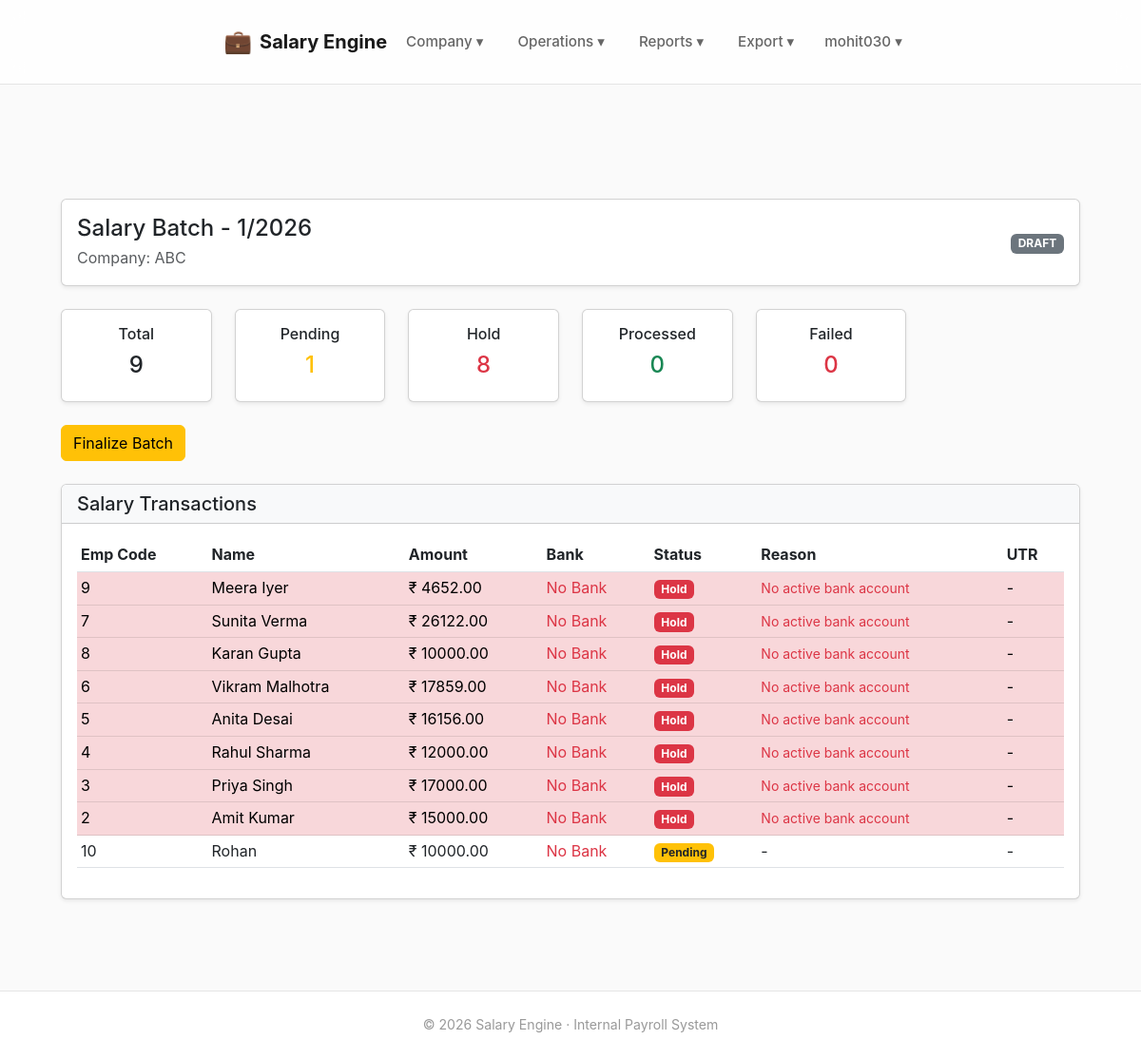
The page /payroll/batch/1/ (signed in) on the database its author committed.
### payroll/models.py (models this page shows, shortened)
class SalaryBatch(models.Model):
    STATUS_CHOICES = [
        ("DRAFT", "Draft"),
        ("EXPORTED", "Exported to Bank"),
        ("COMPLETED", "Completed"),
        ("REVERSED", "Reversed"),
    ]
    company = models.ForeignKey(Company, on_delete=models.CASCADE)
    month = models.PositiveIntegerField()
    year = models.PositiveIntegerField()
    status = models.CharField(
        max_length=20,
        choices=STATUS_CHOICES,
        default="DRAFT"
    )
    reversal_reason = models.TextField(
        null=True,
        blank=True,
        help_text="Reason for reversing this batch (admin only)"
    )
    created_at = models.DateTimeField(auto_now_add=True)
    class Meta:
        unique_together = ("company", "month", "year")
        ordering = ["-year", "-month"]

class SalaryTransaction(models.Model):
    STATUS_CHOICES =[
        ("DRAFT", "Draft"),
        ("READY", "Ready for Export"),
        ("EXPORTED", "Exported to Bank"),
        ("COMPLETED", "Completed"),
        ("REVERSED", "Reversed"),
        ("PENDING", "Pending"),
        ("HOLD", "Hold"),
        ("PROCESSED", "Processed"),
        ("FAILED", "Failed"),
        ("CANCELLED", "Cancelled"),
    ]
    batch = models.ForeignKey(
        SalaryBatch,
        on_delete=models.CASCADE,
        related_name="transactions"
    )
    employee = models.ForeignKey(
        Employee,
        on_delete=models.CASCADE,
        related_name="salary_transactions"
    )
    salary_amount = models.DecimalField(
        max_digits=10,
        decimal_places=2
    )
    account_number = models.CharField(
        max_length=30,
        null=True,
        blank=True
    )
    ifsc = models.CharField(
        max_length=15,
        null=True,
        blank=True
    )
    status = models.CharField(
        max_length=20,
        choices=STATUS_CHOICES,
        default="PENDING"
    )
    hold_reason = models.CharField(
        max_length=255,
        null=True,
        blank=True
    )
    failure_reason = models.CharField(
        max_length=255,
        null=True,
        blank=True
    )
    utr = models.CharField(
        max_length=100,
        null=True,
        blank=True
    )
    bank_response_at = models.DateTimeField(
        null=True,
        blank=True
    )
    created_at = models.DateTimeField(auto_now_add=True)
    class Meta:
        unique_together = ("batch", "employee")
        indexes = [
            models.Index(fields=["employee"]),
            models.Index(fields=["batch"]),
            models.Index(fields=["status"]),
        ]
        ordering = ["-created_at"]

### companies/models.py (models this page shows, shortened)
class Company(models.Model):
    organisation = models.ForeignKey(
        Organisation,
        on_delete=models.CASCADE,
        related_name="companies"
    )
    site_code = models.PositiveIntegerField()
    name = models.CharField(max_length=200)
    address = models.TextField(blank=True)
    gst_number = models.CharField(
        max_length=15,
        blank=True,
        help_text="15-character GSTIN"
    )
    contact_name = models.CharField(max_length=150, blank=True)
    contact_phone = models.CharField(max_length=20, blank=True)
    contact_email = models.EmailField(blank=True)
    is_active = models.BooleanField(default=True)
    class Meta:
        unique_together = ("organisation", "site_code")
        ordering = ["site_code"]

### employees/models.py (models this page shows, shortened)
class Employee(models.Model):
    company = models.ForeignKey(
        Company,
        on_delete=models.PROTECT,
        related_name="employees"
    )
    emp_code = models.CharField(max_length=50)
    name = models.CharField(max_length=200)
    father_name = models.CharField(max_length=200, blank=True)
    uan_number = models.CharField(max_length=20, unique=True, null=True, blank=True)
    esic_number = models.CharField(max_length=20, unique=True, null=True, blank=True)
    document_number = models.CharField(max_length=50, unique=True, null=True, blank=True)
    default_salary = models.DecimalField(max_digits=10, decimal_places=2, null=True, blank=True)
    joining_date = models.DateField()
    exit_date = models.DateField(null=True, blank=True)
    created_at = models.DateTimeField(auto_now_add=True)
    approved_by = models.ForeignKey(User, null=True, blank=True, on_delete=models.SET_NULL,
                                    related_name="approved_employees")
    class Meta:
        unique_together = ("company", "emp_code")
        ordering = ["emp_code"]

### payroll/views.py (the view)
# urls.py: path("batch/<int:batch_id>/", views.salary_batch_detail, name="batch_detail"),
@login_required
def salary_batch_detail(request, batch_id):
    batch = get_object_or_404(SalaryBatch, id=batch_id)
    transactions = batch.transactions.select_related("employee")
    summary = {
        "total": transactions.count(),
        "pending": transactions.filter(status="PENDING").count(),
        "hold": transactions.filter(status="HOLD").count(),
        "processed": transactions.filter(status="PROCESSED").count(),
        "failed": transactions.filter(status="FAILED").count(),
    }
    return render(
        request,
        "payroll/batch_detail.html",
        {
            "batch": batch,
            "transactions": transactions,
            "summary": summary,
        }
    )

### dashboard/context_processors.py (called while the page is built)
def approval_badges(request):
    if not request.user.is_authenticated or not request.user.is_staff:
        return {}
    return {
        "approval_badges": {
            "employee_drafts": EmployeeDraft.objects.filter(status="PENDING").count(),
            "employee_changes": EmployeeChangeRequest.objects.filter(status="PENDING").count(),
            "bank_changes": BankChangeRequest.objects.filter(status="PENDING").count(),
        }
    }

### templates/payroll/batch_detail.html (shortened to what this page needs)
{% extends "base.html" %}
{% block content %}
<div class="container mt-4">
  <div class="card shadow-sm mb-4">
    <div class="card-body d-flex justify-content-between align-items-center">
      <div>
        <h4 class="mb-1">
          Salary Batch - {{ batch.month }}/{{ batch.year }}
        </h4>
        <p class="mb-0 text-muted">
          Company: {{ batch.company.name }}
        </p>
      </div>
      <div>
        {% if batch.status == "DRAFT" %}
          <span class="badge bg-secondary">DRAFT</span>
        {% elif batch.status == "READY" %}
          <span class="badge bg-warning text-dark">READY</span>
        {% elif batch.status == "EXPORTED" %}
          <span class="badge bg-primary">EXPORTED</span>
        {% elif batch.status == "COMPLETED" %}
          <span class="badge bg-success">COMPLETED</span>
        {% elif batch.status == "REVERSED" %}
          <span class="badge bg-danger">REVERSED</span>
        {% endif %}
      </div>
    </div>
  </div>
  <div class="row mb-4">
    <div class="col-md-2">
      <div class="card text-center shadow-sm">
        <div class="card-body">
          <h6>Total</h6>
          <h4>{{ summary.total }}</h4>
        </div>
      </div>
    </div>
    <div class="col-md-2">
      <div class="card text-center shadow-sm">
        <div class="card-body">
          <h6>Pending</h6>
          <h4 class="text-warning">{{ summary.pending }}</h4>
        </div>
      </div>
    </div>
    <div class="col-md-2">
      <div class="card text-center shadow-sm">
        <div class="card-body">
          <h6>Hold</h6>
          <h4 class="text-danger">{{ summary.hold }}</h4>
        </div>
      </div>
    </div>
    <div class="col-md-2">
      <div class="card text-center shadow-sm">
        <div class="card-body">
          <h6>Processed</h6>
          <h4 class="text-success">{{ summary.processed }}</h4>
        </div>
      </div>
    </div>
    <div class="col-md-2">
      <div class="card text-center shadow-sm">
        <div class="card-body">
          <h6>Failed</h6>
          <h4 class="text-danger">{{ summary.failed }}</h4>
        </div>
      </div>
    </div>
  </div>
  <div class="mb-4">
    {% if batch.status == "DRAFT" %}
      <a href="{% url 'payroll:finalize_batch' batch.id %}"
         class="btn btn-warning">
        Finalize Batch
      </a>
    {% endif %}
  </div>
  <div class="card shadow-sm">
    <div class="card-header bg-light">
      <h5 class="mb-0">Salary Transactions</h5>
    </div>
    <div class="card-body table-responsive">
      <table class="table table-sm table-hover align-middle">
        <thead>
          <tr>
            <th>Emp Code</th>
            <th>Name</th>
            <th>Amount</th>
            <th>Bank</th>
            <th>Status</th>
            <th>Reason</th>
            <th>UTR</th>
          </tr>
        </thead>
        <tbody>
          {% for txn in transactions %}
            <tr
              {% if txn.status == "HOLD" %}
                class="table-danger"
              {% elif txn.status == "FAILED" %}
                class="table-warning"
              {% endif %}
            >
              <td>{{ txn.employee.emp_code }}</td>
              <td>{{ txn.employee.name }}</td>
              <td>₹ {{ txn.salary_amount }}</td>
              <td>
                {% if txn.account_number %}
                  {{ txn.account_number }}<br>
                  <small class="text-muted">{{ txn.ifsc }}</small>
                {% else %}
                  <span class="text-danger">No Bank</span>
                {% endif %}
              </td>
              <td>
                {% if txn.status == "PENDING" %}
                  <span class="badge bg-warning text-dark">Pending</span>
                {% elif txn.status == "HOLD" %}
                  <span class="badge bg-danger">Hold</span>
                {% elif txn.status == "PROCESSED" %}
                  <span class="badge bg-success">Processed</span>
                {% elif txn.status == "FAILED" %}
                  <span class="badge bg-danger">Failed</span>
                {% elif txn.status == "CANCELLED" %}
                  <span class="badge bg-secondary">Cancelled</span>
                {% endif %}
              </td>
              <td>
                {% if txn.hold_reason %}
                  <small class="text-danger">{{ txn.hold_reason }}</small>
                {% elif txn.failure_reason %}
                  <small class="text-danger">{{ txn.failure_reason }}</small>
                {% else %}
                  -
                {% endif %}
              </td>
              <td>
                {{ txn.utr|default:"-" }}
              </td>
            </tr>
          {% empty %}
            <tr>
              <td colspan="7" class="text-center text-muted">
                No transactions found.
              </td>
            </tr>
          {% endfor %}
        </tbody>
      </table>
    </div>
  </div>
</div>
{% endblock %}

### templates/base.html (shortened to what this page needs)
<!DOCTYPE html>
<html lang="en">
{% load static %}
<head>
    <link href="https://cdn.jsdelivr.net/npm/bootstrap@5.3.0/dist/css/bootstrap.min.css" rel="stylesheet">
</head>
<body>
    <nav class="navbar" id="navbar">
        <div class="navbar-inner">
            <div class="nav-left">
                <a href="{% url 'dashboard:home' %}" class="brand">
                    <span class="brand-icon">💼</span>
                    <span>Salary Engine</span>
                </a>
                {% if request.user.is_authenticated %}
                    <div class="dropdown">
                        <button class="dropbtn">Company ▾</button>
                    </div>
                    <div class="dropdown">
                        <button class="dropbtn">Operations ▾</button>
                    </div>
                    <div class="dropdown">
                        <button class="dropbtn">Reports ▾</button>
                    </div>
                    <div class="dropdown">
                        <button class="dropbtn">Export ▾</button>
                    </div>
                {% endif %}
            </div>
            <div class="nav-right">
                {% if request.user.is_authenticated %}
                    <div class="dropdown">
                        <button class="dropbtn">
                            {{ request.user.username }} ▾
                        </button>
                    </div>
                {% endif %}
            </div>
        </div>
    </nav>
    <div class="container">
        {% block content %}{% endblock %}
    </div>
    <footer>
        © 2026 Salary Engine · Internal Payroll System
    </footer>
</body>
</html>

### templates/base.html (style rules this page uses)
:root { --bg-primary: #fafafa; --bg-secondary: #ffffff; --bg-hover: #f5f5f5; --text-primary: #1a1a1a; --text-secondary: #666666; --text-muted: #999999; --accent: #2563eb; --accent-hover: #1d4ed8; --accent-light: rgba(37, 99, 235, 0.1); --success: #10b981; --warning: #f59e0b; --danger: #ef4444; --border: #e5e5e5; --shadow-sm: 0 1px 2px rgba(0,0,0,0.04); --shadow-md: 0 4px 16px rgba(0,0,0,0.06); --shadow-lg: 0 8px 24px rgba(0,0,0,0.08); --radius: 10px; --transition: all 0.3s cubic-bezier(0.4, 0, 0.2, 1); }
* { box-sizing: border-box; }
body { font-family: -apple-system, BlinkMacSystemFont, 'Inter', 'Segoe UI', sans-serif; background: var(--bg-primary); color: var(--text-primary); min-height: 100vh; display: flex; flex-direction: column; line-height: 1.6; -webkit-font-smoothing: antialiased; -moz-osx-font-smoothing: grayscale; margin: 0; padding: 0; }
.navbar { background: rgba(255, 255, 255, 0.8); backdrop-filter: blur(12px); -webkit-backdrop-filter: blur(12px); border-bottom: 1px solid var(--border); position: sticky; top: 0; z-index: 1000; transition: var(--transition); }
.navbar-inner { max-width: 1200px; margin: 0 auto; padding: 0 32px; height: 72px; display: flex; align-items: center; justify-content: space-between; }
.brand { font-weight: 700; font-size: 1.25rem; color: var(--text-primary); text-decoration: none; display: flex; align-items: center; gap: 8px; transition: var(--transition); position: relative; }
.brand::after { content: ''; position: absolute; bottom: -4px; left: 0; width: 0; height: 2px; background: var(--accent); transition: width 0.3s ease; }
.brand-icon { font-size: 1.5rem; filter: grayscale(20%); transition: var(--transition); }
.nav-left, .nav-right { display: flex; align-items: center; gap: 4px; }
.dropdown { position: relative; }
.dropbtn { background: none; border: none; font: inherit; color: var(--text-secondary); padding: 10px 16px; border-radius: var(--radius); cursor: pointer; font-weight: 500; font-size: 0.95rem; transition: var(--transition); position: relative; overflow: hidden; }
.dropbtn::before { content: ''; position: absolute; top: 50%; left: 50%; width: 0; height: 0; border-radius: 50%; background: var(--accent-light); transform: translate(-50%, -50%); transition: width 0.4s ease, height 0.4s ease; }
.container { max-width: 1200px; margin: 0 auto; padding: 48px 32px; flex: 1; animation: fadeIn 0.5s ease; }
footer { background: var(--bg-secondary); border-top: 1px solid var(--border); text-align: center; padding: 24px 32px; font-size: 0.88rem; color: var(--text-muted); transition: var(--transition); }

### rows shown on the page
SalaryBatch: month "1", year "2026", company.name "ABC"
SalaryTransaction: employee.emp_code "9", employee.name "Meera Iyer", salary_amount "4652.00", shows "No Bank", status "Hold", hold_reason "No active bank account", utr "-"
SalaryTransaction: employee.emp_code "7", employee.name "Sunita Verma", salary_amount "26122.00", shows "No Bank", status "Hold", hold_reason "No active bank account", utr "-"
SalaryTransaction: employee.emp_code "8", employee.name "Karan Gupta", salary_amount "10000.00", shows "No Bank", status "Hold", hold_reason "No active bank account", utr "-"
SalaryTransaction: employee.emp_code "6", employee.name "Vikram Malhotra", salary_amount "17859.00", shows "No Bank", status "Hold", hold_reason "No active bank account", utr "-"
SalaryTransaction: employee.emp_code "5", employee.name "Anita Desai", salary_amount "16156.00", shows "No Bank", status "Hold", hold_reason "No active bank account", utr "-"
SalaryTransaction: employee.emp_code "4", employee.name "Rahul Sharma", salary_amount "12000.00", shows "No Bank", status "Hold", hold_reason "No active bank account", utr "-"
SalaryTransaction: employee.emp_code "3", employee.name "Priya Singh", salary_amount "17000.00", shows "No Bank", status "Hold", hold_reason "No active bank account", utr "-"
SalaryTransaction: employee.emp_code "2", employee.name "Amit Kumar", salary_amount "15000.00", shows "No Bank", status "Hold", hold_reason "No active bank account", utr "-"
SalaryTransaction: employee.emp_code "10", employee.name "Rohan", salary_amount "10000.00", shows "No Bank", status "Pending", utr "-"

### other values the page prints
{{ request.user.username }} "mohit030"
{{ summary.total }} "9"
{{ summary.pending }} "1"
{{ summary.hold }} "8"
{{ summary.processed }} "0"
{{ summary.failed }} "0"
